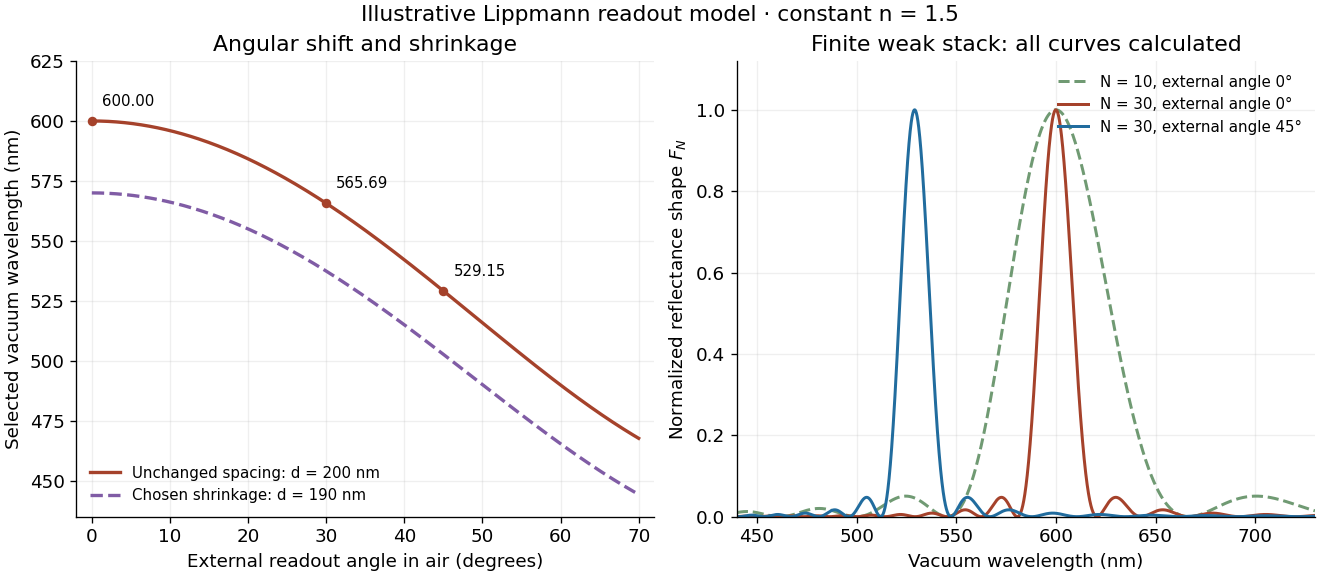

Write Python code to recreate this figure.
"""Plot calculated Lippmann angular selection and weak finite-grating spectra.

Python 3.14; NumPy 2.3.5; Matplotlib 3.10.7. Run from _media.
No measured data. Identical weak planes; constant refractive index; no absorption.
"""
from pathlib import Path
import matplotlib.pyplot as plt
import numpy as np


def peak_nm(alpha_deg, n=1.5, d_nm=200):
    return 2*n*d_nm*np.sqrt(1-(np.sin(np.deg2rad(alpha_deg))/n)**2)


def normalized_response(wavelength_nm, planes, alpha_deg=0):
    # Direct complex sum avoids removable singularities of the sine quotient.
    delta = 2*np.pi*(peak_nm(alpha_deg)/np.asarray(wavelength_nm)-1)
    return np.abs(np.exp(1j*np.arange(planes)[:, None]*delta).mean(axis=0))**2


def main():
    plt.rcParams.update({'font.size': 11, 'axes.spines.top': False,
                         'axes.spines.right': False, 'figure.facecolor': 'white'})
    fig, axes = plt.subplots(1, 2, figsize=(11, 4.8), layout='constrained')
    angles = np.linspace(0, 70, 400)
    ax = axes[0]
    ax.plot(angles, peak_nm(angles), color='#a5422b', lw=2, label='Unchanged spacing: d = 200 nm')
    ax.plot(angles, .95*peak_nm(angles), color='#805ca5', lw=2, ls='--', label='Chosen shrinkage: d = 190 nm')
    for angle in [0, 30, 45]:
        peak = peak_nm(angle)
        ax.scatter([angle], [peak], color='#a5422b', s=22, zorder=4)
        ax.annotate(f'{peak:.2f}', (angle, peak), (6, 9), textcoords='offset points', fontsize=9)
    ax.set(xlim=(-2, 72), ylim=(435, 625), xlabel='External readout angle in air (degrees)',
           ylabel='Selected vacuum wavelength (nm)', title='Angular shift and shrinkage')
    ax.legend(loc='lower left', frameon=False, fontsize=9)
    ax.grid(alpha=.2)
    ax = axes[1]
    wavelengths = np.linspace(440, 730, 6001)
    for planes, angle, color, style in [(10, 0, '#709a73', '--'),
                                       (30, 0, '#a5422b', '-'),
                                       (30, 45, '#216c9e', '-')]:
        ax.plot(wavelengths, normalized_response(wavelengths, planes, angle),
                color=color, ls=style, lw=1.8, label=f'N = {planes}, external angle {angle}°')
    ax.set(xlim=(440, 730), ylim=(0, 1.12), xlabel='Vacuum wavelength (nm)',
           ylabel=r'Normalized reflectance shape $F_N$', title='Finite weak stack: all curves calculated')
    ax.legend(loc='upper right', frameon=False, fontsize=9)
    ax.grid(alpha=.2)
    fig.suptitle('Illustrative Lippmann readout model · constant n = 1.5', fontsize=13)
    fig.savefig(Path(__file__).stem+'.png', dpi=120, facecolor='white')
    plt.close(fig)


if __name__ == '__main__':
    main()
